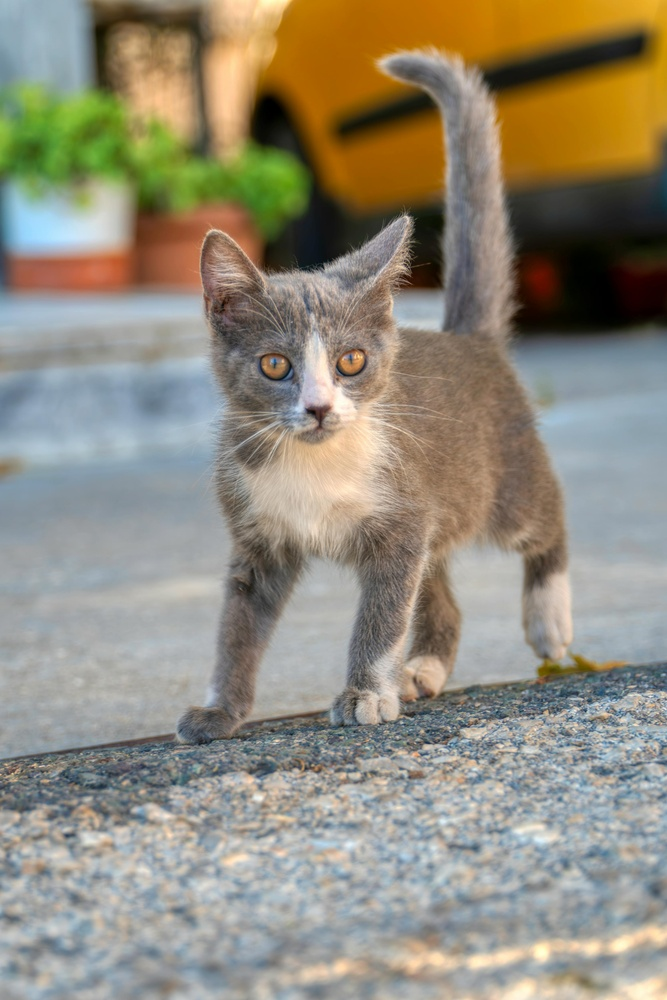
#> input picture Class_Codes/3_April_CV_MAMSADAF_MAMSAMRISH/pexels-alexravvas-26611787.jpg, 667 x 1000 px, shrunk from 3671 x 5506 before the run
$ jupyter execute hough.ipynb
#> lines starting #> are read from the running program, lines starting #| are printed output that depends on the picture
[cell 1]
import cv2
import numpy as np
import matplotlib.pyplot as plt

[cell 2]
image = cv2.imread('pexels-alexravvas-26611787.jpg')
#> image is the input picture: shape (1000, 667, 3); mean B, G, R 123.1, 139.5, 145.7
image = cv2.cvtColor(image, cv2.COLOR_BGR2RGB)
image1 = image.copy()
gray = cv2.cvtColor(image,cv2.COLOR_BGR2GRAY)
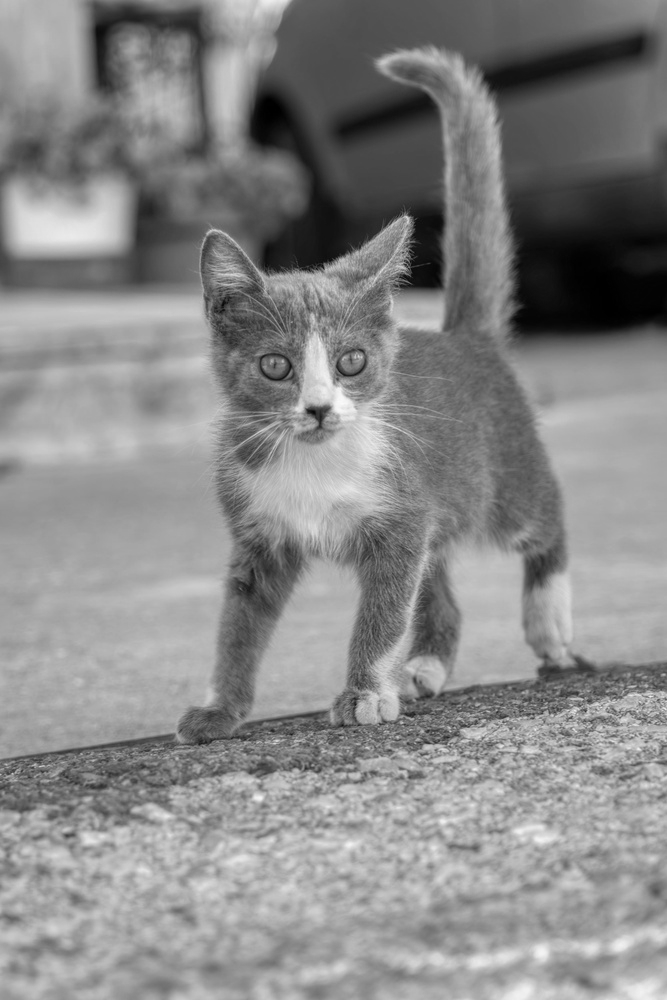
#> gray: shape (1000, 667); min 0, max 250, mean 135.3

[cell 3]
edges = cv2.Canny(gray,50, 150, apertureSize =3)
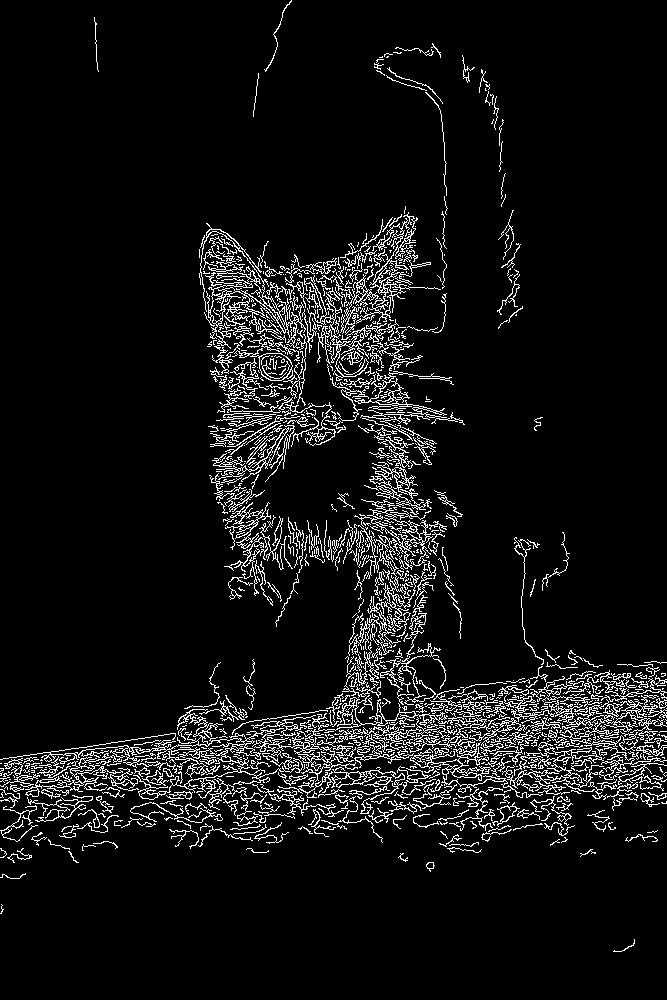
#> edges: shape (1000, 667); 7.2% white in thin lines or dots
lines = cv2.HoughLines(edges, 1, np.pi/180 , 50)
print("Total Number of Lines = " , len(lines))
#| Total Number of Lines =  14385
print(lines)
#> (printed output is left out)
for rho,theta in lines[0]:
    a = np.cos(theta)
    b = np.sin(theta)
    x0 = a*rho
    y0 = b*rho
    x1 = int(x0+1000*(-b))
    y1 = int(y0+1000*(a))
    x2 = int(x0-1000*(-b))
    y2 = int(y0-1000*(a))
    cv2.line(image1,(x1,y1), (x2,y2),(0,0,255),2)
#> this loop made 1 pass
#> (rho, theta, a, b, x0, y0, x1, y1) on pass 1: (765, 1.52, 0.0523, 0.999, 40.04, 764, -958, 816)
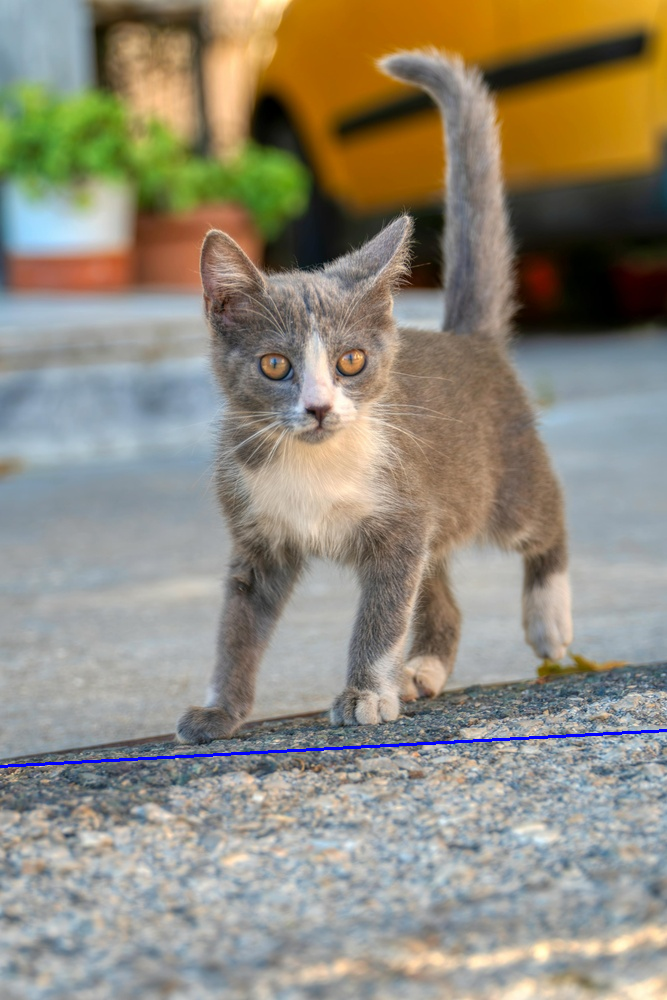
#> image1: shape (1000, 667, 3); mean R, G, B 145.3, 139.1, 123.5

plt.figure()
plt.subplot(121)
plt.title(" Edges")
plt.imshow(edges,cmap = 'gray')
plt.subplot(122)
plt.title("Lines By Hough Method")
plt.imshow(image1)
plt.tight_layout()
plt.show()
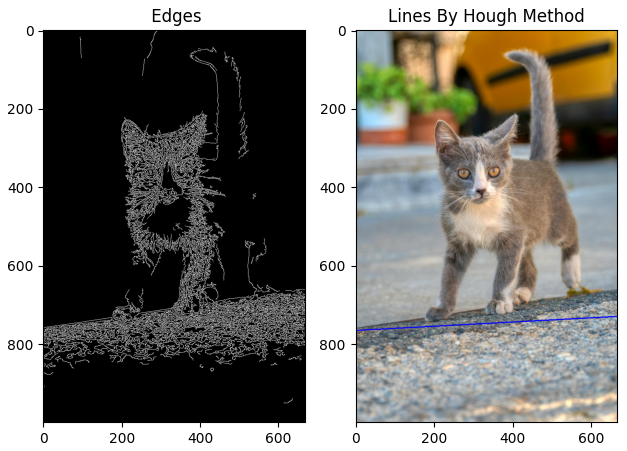
#> figure drawn by matplotlib, 2 panels
